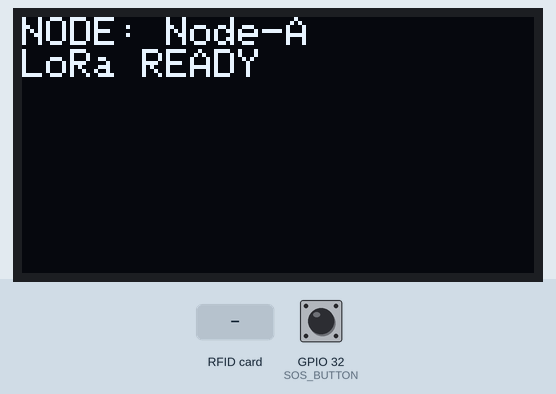
Recording of a sketch running on a simulated ESP32. Shown: 128×64 one-colour display. The inputs (shaded band) are chosen by the test bench; at power-on: GPIO 32 (SOS_BUTTON) HIGH. No radio packets arrive unless stated; what the sketch prints to the serial monitor is not drawn.

Above: at 2.3 s.
2.4 s: GPIO 32 (SOS_BUTTON) pulled LOW for 3.2 s
At 3.8 s:
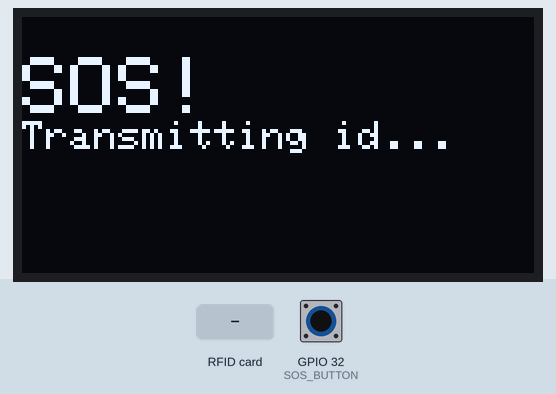
8.1 s: RFID card 5E 7A 19 C4 held to the reader
At 8.5 s:
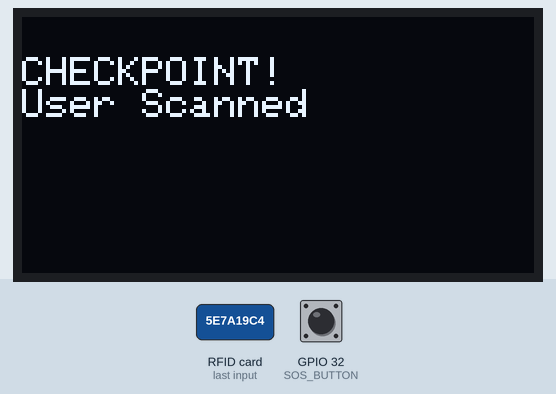
11.1 s: GPIO 32 (SOS_BUTTON) pulled LOW for 0.15 s
At 11.6 s:
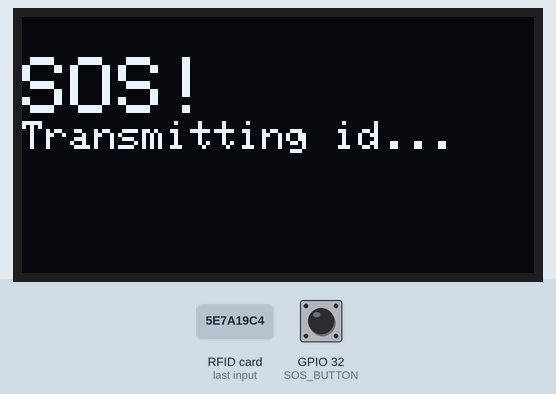
14.2 s: GPIO 32 (SOS_BUTTON) pulled LOW for 1 s
Timing chart, 0 to 17.2 s (numbered marks = the images above; inputs shaded):
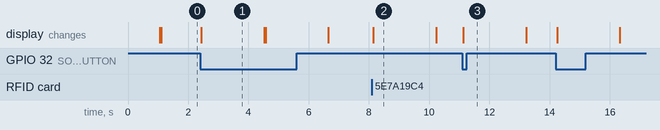

Measured:
- after the input at 2.4 s, the display: changes at once (image 1)
- after the input at 8.1 s, the display: changes at once (image 2)
- after the input at 11.1 s, the display: changes at once (image 3)
- what the display in image 1 shows lasts 2.1 s, from 2.4 s to 4.5 s

The sketch:

node_a.ino
```cpp
#include <Adafruit_GFX.h>
#include <Adafruit_SSD1306.h>
#include <LoRa.h>
#include <MFRC522.h>
#include <SPI.h>
#include <Wire.h>

// ================= DEVICE ID =================
const char *NODE_ID = "Node-A";

// ================= LoRa Pins =================
#define LORA_SS 5
#define LORA_RST 14
#define LORA_DIO0 26

// ================= OLED =================
#define OLED_SDA 4
#define OLED_SCL 15
#define SCREEN_WIDTH 128
#define SCREEN_HEIGHT 64
Adafruit_SSD1306 display(SCREEN_WIDTH, SCREEN_HEIGHT, &Wire, -1);

// ================= SOS Button =================
#define SOS_BUTTON 32

// ================= RFID (MFRC522) =================
#define RFID_SS 21
#define RFID_RST 22
MFRC522 rfid(RFID_SS, RFID_RST);

void setup() {
  Serial.begin(115200);
  delay(1000);

  // OLED
  Wire.begin(OLED_SDA, OLED_SCL);
  if (!display.begin(SSD1306_SWITCHCAPVCC, 0x3C)) {
    Serial.println("OLED INIT FAILED");
    while (1)
      ;
  }

  display.clearDisplay();
  display.setTextColor(WHITE);
  display.setTextSize(1);
  display.setCursor(0, 0);
  display.print("NODE: ");
  display.println(NODE_ID);
  display.println("Initializing LoRa...");
  display.display();

  // ===== SPI Bus Management =====
  // Set all SS pins to high before starting SPI to avoid contention
  pinMode(LORA_SS, OUTPUT);
  pinMode(RFID_SS, OUTPUT);
  digitalWrite(LORA_SS, HIGH);
  digitalWrite(RFID_SS, HIGH);

  // Initialize SPI with explicit pins matching your hardware
  // (SCK, MISO, MOSI, SS)
  SPI.begin(18, 19, 23, LORA_SS);

  // ===== LoRa Setup =====
  LoRa.setPins(LORA_SS, LORA_RST, LORA_DIO0);

  if (!LoRa.begin(433E6)) {
    Serial.println("LoRa Init Failed! Check connections or frequency.");
    display.clearDisplay();
    display.setCursor(0, 20);
    display.println("LoRa FAILED");
    display.println("Check Pins: 5,14,26");
    display.display();
    while (1)
      ;
  }

  LoRa.setSyncWord(0x34);
  LoRa.setSpreadingFactor(7);
  LoRa.enableCrc();

  display.clearDisplay();
  display.setCursor(0, 0);
  display.print("NODE: ");
  display.println(NODE_ID);
  display.println("LoRa READY");
  display.display();

  pinMode(SOS_BUTTON, INPUT_PULLUP);

  // RFID Init
  rfid.PCD_Init();
  Serial.println("RFID Reader Ready");
}

void loop() {
  if (digitalRead(SOS_BUTTON) == LOW) {
    Serial.print("Sending SOS from ");
    Serial.println(NODE_ID);

    display.clearDisplay();
    display.setTextSize(2);
    display.setCursor(0, 10);
    display.println("SOS!");
    display.setTextSize(1);
    display.println("Transmitting id...");
    display.display();

    // Transmit NODE ID
    LoRa.beginPacket();
    LoRa.print(NODE_ID);
    LoRa.endPacket();

    delay(2000); // Debounce and show status

    display.clearDisplay();
    display.setTextSize(1);
    display.setCursor(0, 0);
    display.print("NODE: ");
    display.println(NODE_ID);
    display.println("LoRa READY");
    display.display();
  }

  // Check for RFID Tags
  if (rfid.PICC_IsNewCardPresent() && rfid.PICC_ReadCardSerial()) {
    String uid = "";
    for (byte i = 0; i < rfid.uid.size; i++) {
      uid += String(rfid.uid.uidByte[i], HEX);
    }
    Serial.print("Tag Detected UID: ");
    Serial.println(uid);

    // Using user_1234 as requested
    const char *userID = "user_1234";

    display.clearDisplay();
    display.setCursor(0, 10);
    display.println("CHECKPOINT!");
    display.println("User Scanned");
    display.display();

    // Transmit Checkpoint Packet: CP:user_id:node_id
    LoRa.beginPacket();
    LoRa.print("CP:");
    LoRa.print(userID);
    LoRa.print(":");
    LoRa.print(NODE_ID);
    LoRa.endPacket();

    Serial.println("Checkpoint Transmitted");

    rfid.PICC_HaltA();
    rfid.PCD_StopCrypto1();

    delay(2000); // Prevent multi-scan

    display.clearDisplay();
    display.setCursor(0, 0);
    display.print("NODE: ");
    display.println(NODE_ID);
    display.println("LoRa READY");
    display.display();
  }
}
```
